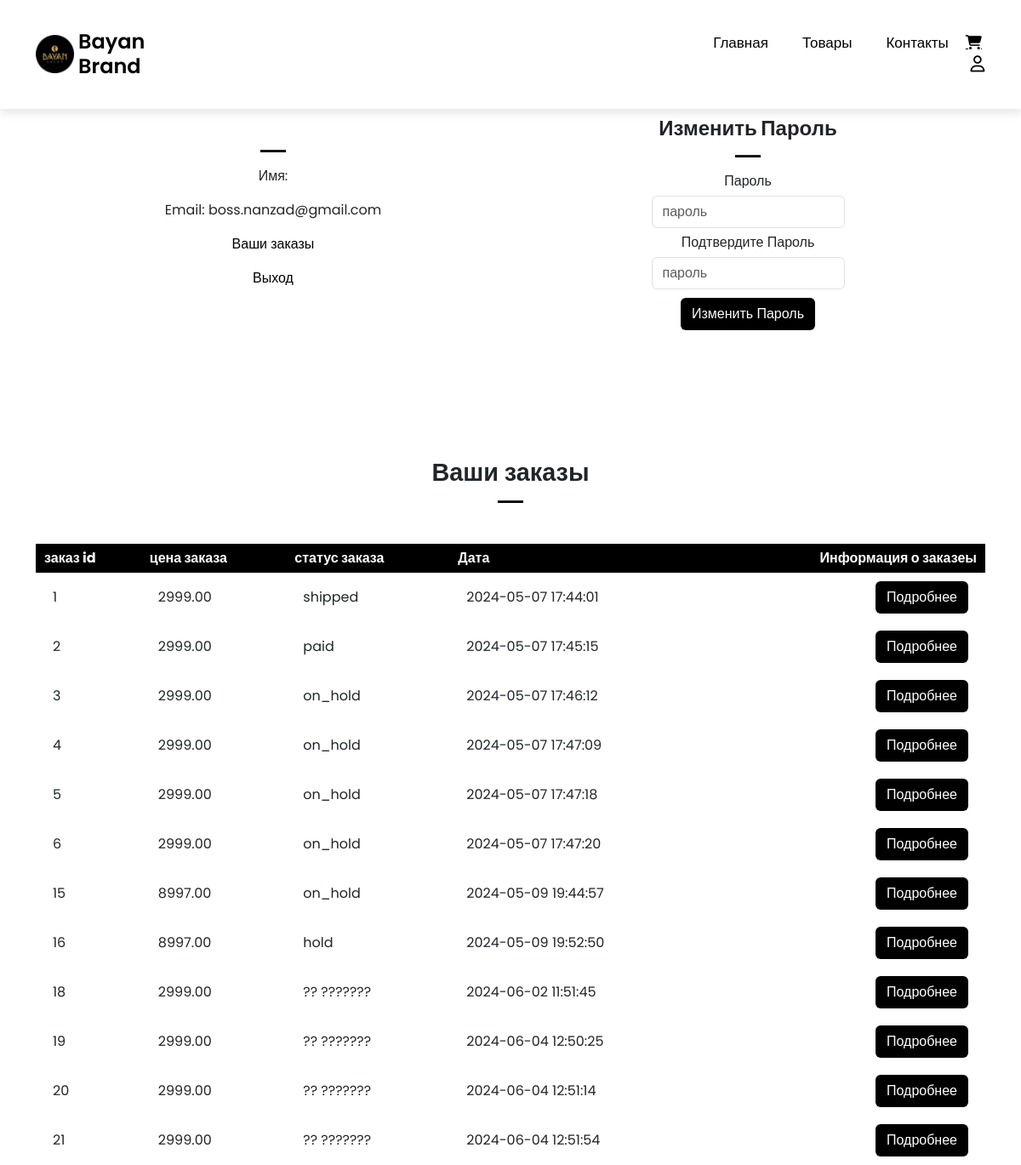
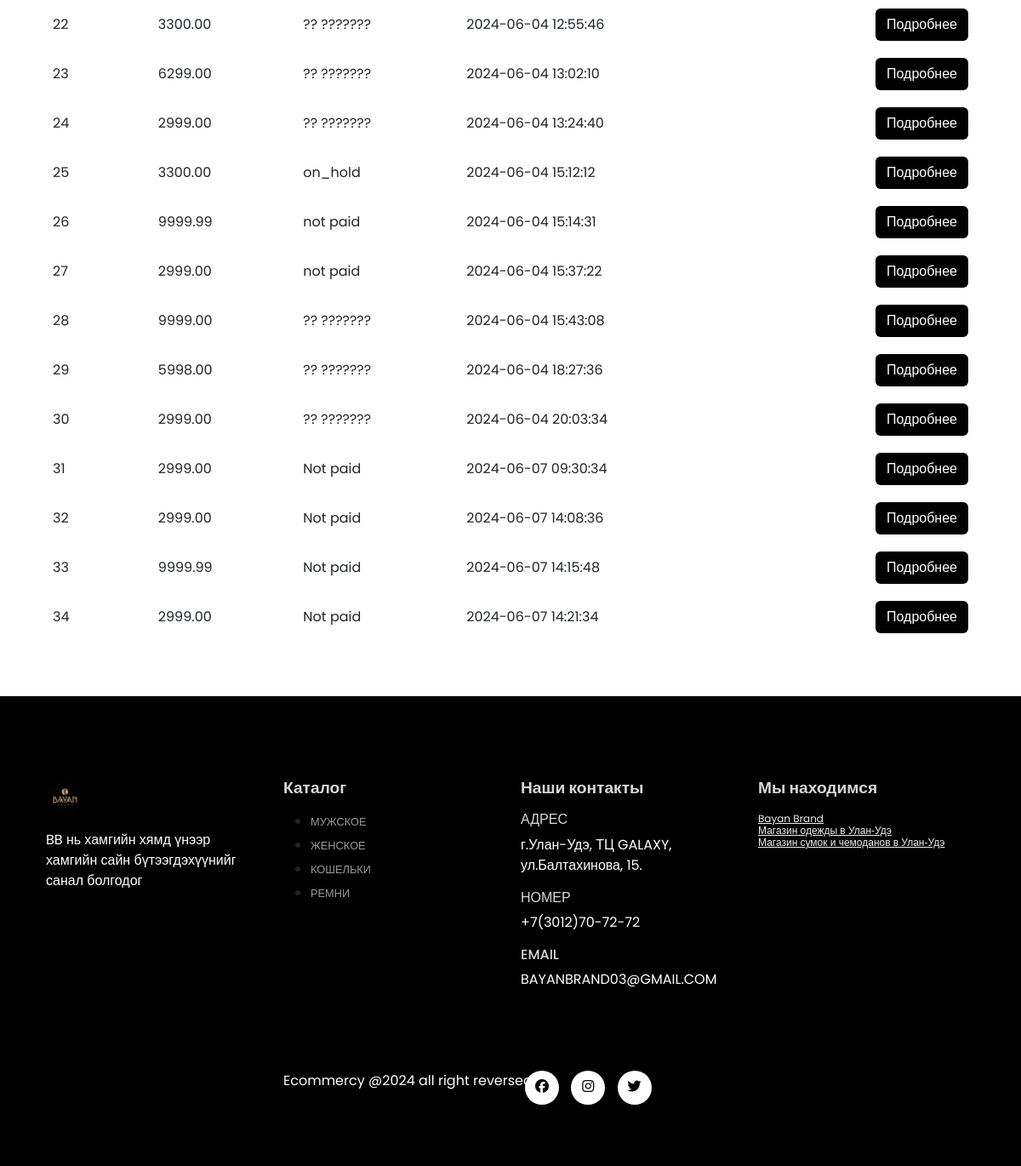
The app's page /account.php (signed in) with its own data (2 pictures, top to bottom).
### tables this page shows
CREATE TABLE `orders` (
  `order_id` int(11) NOT NULL,
  `order_cost` decimal(6,2) NOT NULL,
  `order_status` varchar(100) NOT NULL DEFAULT 'on_hold',
  `user_id` int(11) NOT NULL,
  `user_phone` int(11) NOT NULL,
  `user_city` varchar(255) NOT NULL,
  `user_address` varchar(255) NOT NULL,
  `order_date` datetime NOT NULL DEFAULT current_timestamp()
);

### account.php (the view, shortened to what this page needs)
<?php
include('server/connection.php');
if(isset($_SESSION['logged_in'])){
  $user_id=$_SESSION['user_id'];
  $stmt = $conn->prepare("SELECT   * from orders WHERE user_id=?");
  $stmt->bind_param('i',$user_id);
$stmt->execute();
$orders = $stmt->get_result();
}
?>
<?php include('layouts/header.php')
?>
<section class="my-5 py-5">
 <div class="row container mx-auto">
  <div class="text-center mt-3 pt-5  col-lg-6 col-md-12 col-sm-12">
    <hr class="mx-auto">
    <div class="account-info">
      <p>Имя: <span><?php if(isset($_SESSION['user_name'])) echo $_SESSION['user_name'];?></span></p>
      <p>Email: <span><?php if(isset($_SESSION['user_email'])) echo $_SESSION['user_email'];?></span></p>
      <p><a href="#orders" id="orders-btn"> Ваши заказы</a></p>
      <p><a href="account.php?logout=1" id="logout-btn"> Выход</a></p>
    </div>
  </div>
<div class="col-lg-6 col-md-12 col-sm-12">
  <form action="account.php" id="account-form" method="post">
  <h3>Изменить Пароль</h3>
    <hr class="mx-auto">
    <div class="form-group">
      <label for="" >Пароль</label>
       <input type="password" class="form-control" id="account-password" name="password" placeholder="пароль" required>
    </div>
    <div class="form-group">
      <label for="" >Подтвердите Пароль</label>
       <input type="password" class="form-control" id="account-password-confirm" name="confirm-password" placeholder="пароль" required>
    </div>
    <div class="form-group">
       <input type="submit" value="Изменить Пароль" class="btn" id="change-pass-btn" name="change_password">
    </div>
  </form>
</div>
 </div>
</section>
<section  id="orders" class="orders container my-5 py-3">
  <div class="container mt-2">
    <h2 class="font-weight-bolde text-center">Ваши заказы</h2>
    <hr class="mx-auto">
  </div>
  <table class="mt-5 pt-5">
    <tr>
      <th>заказ id</th>
      <th>цена заказа</th>
      <th>статус заказа</th>
      <th>Дата</th>
      <th>Информация о заказеы</th>
    </tr>
    <?php while($row =$orders->fetch_assoc()){
    ?>
  <tr>
      <td>
     <span><?php   echo $row['order_id'];?></span>
      </td>
      <td>
        <span><?php echo $row['order_cost'];  ?></span>
      </td>
      <td>
        <span><?php echo $row['order_status'];  ?></span>
      </td>
      <td>
        <span><?php echo $row['order_date'];  ?></span>
      </td>
<td>
<form action="order_details.php" method="post">
  <input type="submit" name="order_details_btn" class="btn order-details-btn" value="Подробнее"/>
</form>
</td>
    </tr>
<?php }?>
  </table>
</section>
<?php include('layouts/footer.php')
?>

### assets/css/main.css (style rules this page uses)
* { margin: 0; padding: 0; box-sizing: border-box; }
body { font-family: 'Poppins',sans-serif; }
h2 { font-size: 1.8rem; font-weight: 600; }
h3 { font-size: 1.5rem; font-weight: 800; }
hr { width: 30px; height: 3px !important; opacity: 1 !important; background-color: #000; }
td:last-child { text-align: right; }
th:last-child { text-align: right; }
#account-form { width: 50%; margin: 5px auto; text-align: center; padding: 20px; }
#account-form input { margin: 5px auto; }
#account-form #change-pass-btn { color: #fff; background-color: black; }
.account-info #orders-btn,#logout-btn { color: #000; text-decoration: none; }
.orders table { width: 100%; border-collapse: collapse; }
.orders th { padding: 5px 10px; color: #fff; background-color: #000; }
.orders td { padding: 10px 20px; }
.orders .order-details-btn { color: white; background-color: #000; }

### records on screen
orders: order_id "1", order_cost "2999.00", order_status "shipped", order_date "2024-05-07 17:44:01"
orders: order_id "2", order_cost "2999.00", order_status "paid", order_date "2024-05-07 17:45:15"
orders: order_id "3", order_cost "2999.00", order_status "on_hold", order_date "2024-05-07 17:46:12"
orders: order_id "4", order_cost "2999.00", order_status "on_hold", order_date "2024-05-07 17:47:09"
orders: order_id "5", order_cost "2999.00", order_status "on_hold", order_date "2024-05-07 17:47:18"
orders: order_id "6", order_cost "2999.00", order_status "on_hold", order_date "2024-05-07 17:47:20"
orders: order_id "15", order_cost "8997.00", order_status "on_hold", order_date "2024-05-09 19:44:57"
orders: order_id "16", order_cost "8997.00", order_status "hold", order_date "2024-05-09 19:52:50"
orders: order_id "18", order_cost "2999.00", order_status "?? ???????", order_date "2024-06-02 11:51:45"
orders: order_id "19", order_cost "2999.00", order_status "?? ???????", order_date "2024-06-04 12:50:25"
orders: order_id "20", order_cost "2999.00", order_status "?? ???????", order_date "2024-06-04 12:51:14"
orders: order_id "21", order_cost "2999.00", order_status "?? ???????", order_date "2024-06-04 12:51:54"
orders: order_id "22", order_cost "3300.00", order_status "?? ???????", order_date "2024-06-04 12:55:46"
orders: order_id "23", order_cost "6299.00", order_status "?? ???????", order_date "2024-06-04 13:02:10"
orders: order_id "24", order_cost "2999.00", order_status "?? ???????", order_date "2024-06-04 13:24:40"
orders: order_id "25", order_cost "3300.00", order_status "on_hold", order_date "2024-06-04 15:12:12"
orders: order_id "26", order_cost "9999.99", order_status "not paid", order_date "2024-06-04 15:14:31"
orders: order_id "27", order_cost "2999.00", order_status "not paid", order_date "2024-06-04 15:37:22"
orders: order_id "28", order_cost "9999.00", order_status "?? ???????", order_date "2024-06-04 15:43:08"
orders: order_id "29", order_cost "5998.00", order_status "?? ???????", order_date "2024-06-04 18:27:36"
orders: order_id "30", order_cost "2999.00", order_status "?? ???????", order_date "2024-06-04 20:03:34"
orders: order_id "31", order_cost "2999.00", order_status "Not paid", order_date "2024-06-07 09:30:34"
orders: order_id "32", order_cost "2999.00", order_status "Not paid", order_date "2024-06-07 14:08:36"
orders: order_id "33", order_cost "9999.99", order_status "Not paid", order_date "2024-06-07 14:15:48"
orders: order_id "34", order_cost "2999.00", order_status "Not paid", order_date "2024-06-07 14:21:34"

### other values on screen
$_SESSION['user_email'] "boss.nanzad@gmail.com"
